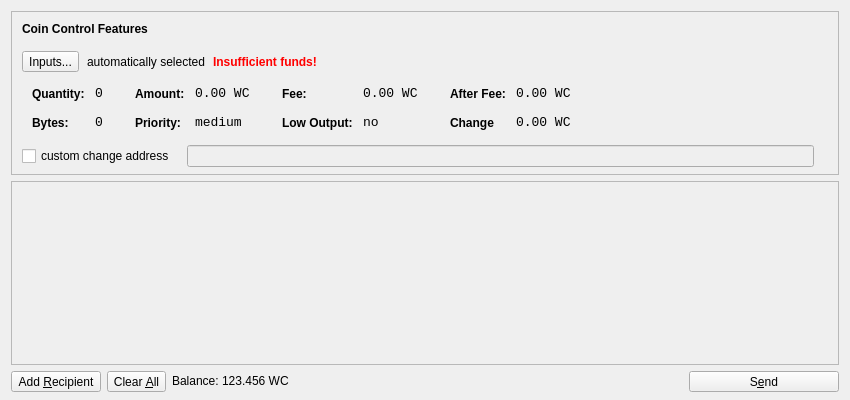
<?xml version="1.0" encoding="UTF-8"?>
<ui version="4.0">
 <class>SendCoinsDialog</class>
 <widget class="QDialog" name="SendCoinsDialog">
  <property name="geometry">
   <rect>
    <x>0</x>
    <y>0</y>
    <width>850</width>
    <height>400</height>
   </rect>
  </property>
  <property name="windowTitle">
   <string>Send Coins</string>
  </property>
  <layout class="QVBoxLayout" name="verticalLayout" stretch="0,1,0">
   <property name="bottomMargin">
    <number>8</number>
   </property>
   <item>
    <widget class="QFrame" name="frameCoinControl">
     <property name="sizePolicy">
      <sizepolicy hsizetype="Expanding" vsizetype="Expanding">
       <horstretch>0</horstretch>
       <verstretch>0</verstretch>
      </sizepolicy>
     </property>
     <property name="maximumSize">
      <size>
       <width>16777215</width>
       <height>16777215</height>
      </size>
     </property>
     <property name="frameShape">
      <enum>QFrame::StyledPanel</enum>
     </property>
     <property name="frameShadow">
      <enum>QFrame::Sunken</enum>
     </property>
     <layout class="QVBoxLayout" name="verticalLayoutCoinControl2">
      <property name="spacing">
       <number>6</number>
      </property>
      <property name="leftMargin">
       <number>0</number>
      </property>
      <property name="topMargin">
       <number>0</number>
      </property>
      <property name="rightMargin">
       <number>0</number>
      </property>
      <property name="bottomMargin">
       <number>6</number>
      </property>
      <item>
       <layout class="QVBoxLayout" name="verticalLayoutCoinControl" stretch="0,0,0,0,1">
        <property name="spacing">
         <number>0</number>
        </property>
        <property name="leftMargin">
         <number>10</number>
        </property>
        <property name="topMargin">
         <number>10</number>
        </property>
        <item>
         <layout class="QHBoxLayout" name="horizontalLayoutCoinControl1">
          <property name="bottomMargin">
           <number>15</number>
          </property>
          <item>
           <widget class="QLabel" name="labelCoinControlFeatures">
            <property name="sizePolicy">
             <sizepolicy hsizetype="Preferred" vsizetype="Maximum">
              <horstretch>0</horstretch>
              <verstretch>0</verstretch>
             </sizepolicy>
            </property>
            <property name="font">
             <font>
              <weight>75</weight>
              <bold>true</bold>
             </font>
            </property>
            <property name="styleSheet">
             <string notr="true">font-weight:bold;</string>
            </property>
            <property name="text">
             <string>Coin Control Features</string>
            </property>
           </widget>
          </item>
         </layout>
        </item>
        <item>
         <layout class="QHBoxLayout" name="horizontalLayoutCoinControl2" stretch="0,0,0,0">
          <property name="spacing">
           <number>8</number>
          </property>
          <property name="bottomMargin">
           <number>10</number>
          </property>
          <item>
           <widget class="QToolButton" name="toolButtonCoinControl">
            <property name="text">
             <string>Inputs...</string>
            </property>
            <property name="toolButtonStyle">
             <enum>Qt::ToolButtonTextOnly</enum>
            </property>
           </widget>
          </item>
          <item>
           <widget class="QLabel" name="labelCoinControlAutomaticallySelected">
            <property name="text">
             <string>automatically selected</string>
            </property>
            <property name="margin">
             <number>5</number>
            </property>
           </widget>
          </item>
          <item>
           <widget class="QLabel" name="labelCoinControlInsuffFunds">
            <property name="font">
             <font>
              <weight>75</weight>
              <bold>true</bold>
             </font>
            </property>
            <property name="styleSheet">
             <string notr="true">color:red;font-weight:bold;</string>
            </property>
            <property name="text">
             <string>Insufficient funds!</string>
            </property>
            <property name="margin">
             <number>5</number>
            </property>
           </widget>
          </item>
          <item>
           <spacer name="horizontalSpacerCoinControl">
            <property name="orientation">
             <enum>Qt::Horizontal</enum>
            </property>
            <property name="sizeHint" stdset="0">
             <size>
              <width>40</width>
              <height>1</height>
             </size>
            </property>
           </spacer>
          </item>
         </layout>
        </item>
        <item>
         <widget class="QWidget" name="widgetCoinControl" native="true">
          <property name="sizePolicy">
           <sizepolicy hsizetype="Preferred" vsizetype="Preferred">
            <horstretch>0</horstretch>
            <verstretch>0</verstretch>
           </sizepolicy>
          </property>
          <property name="minimumSize">
           <size>
            <width>0</width>
            <height>0</height>
           </size>
          </property>
          <property name="styleSheet">
           <string notr="true"/>
          </property>
          <layout class="QHBoxLayout" name="horizontalLayoutCoinControl5">
           <property name="leftMargin">
            <number>0</number>
           </property>
           <property name="topMargin">
            <number>0</number>
           </property>
           <property name="rightMargin">
            <number>0</number>
           </property>
           <property name="bottomMargin">
            <number>0</number>
           </property>
           <item>
            <layout class="QHBoxLayout" name="horizontalLayoutCoinControl3" stretch="0,0,0,1">
             <property name="spacing">
              <number>20</number>
             </property>
             <property name="topMargin">
              <number>0</number>
             </property>
             <property name="bottomMargin">
              <number>10</number>
             </property>
             <item>
              <layout class="QFormLayout" name="formLayoutCoinControl1">
               <property name="horizontalSpacing">
                <number>10</number>
               </property>
               <property name="verticalSpacing">
                <number>14</number>
               </property>
               <property name="leftMargin">
                <number>10</number>
               </property>
               <property name="topMargin">
                <number>4</number>
               </property>
               <property name="rightMargin">
                <number>6</number>
               </property>
               <item row="0" column="0">
                <widget class="QLabel" name="labelCoinControlQuantityText">
                 <property name="styleSheet">
                  <string notr="true">font-weight:bold;</string>
                 </property>
                 <property name="text">
                  <string>Quantity:</string>
                 </property>
                 <property name="margin">
                  <number>0</number>
                 </property>
                </widget>
               </item>
               <item row="0" column="1">
                <widget class="QLabel" name="labelCoinControlQuantity">
                 <property name="font">
                  <font>
                   <family>Monospace</family>
                   <pointsize>10</pointsize>
                  </font>
                 </property>
                 <property name="cursor">
                  <cursorShape>IBeamCursor</cursorShape>
                 </property>
                 <property name="contextMenuPolicy">
                  <enum>Qt::ActionsContextMenu</enum>
                 </property>
                 <property name="text">
                  <string>0</string>
                 </property>
                 <property name="margin">
                  <number>0</number>
                 </property>
                 <property name="textInteractionFlags">
                  <set>Qt::LinksAccessibleByMouse|Qt::TextSelectableByKeyboard|Qt::TextSelectableByMouse</set>
                 </property>
                </widget>
               </item>
               <item row="1" column="0">
                <widget class="QLabel" name="labelCoinControlBytesText">
                 <property name="styleSheet">
                  <string notr="true">font-weight:bold;</string>
                 </property>
                 <property name="text">
                  <string>Bytes:</string>
                 </property>
                </widget>
               </item>
               <item row="1" column="1">
                <widget class="QLabel" name="labelCoinControlBytes">
                 <property name="font">
                  <font>
                   <family>Monospace</family>
                   <pointsize>10</pointsize>
                  </font>
                 </property>
                 <property name="cursor">
                  <cursorShape>IBeamCursor</cursorShape>
                 </property>
                 <property name="contextMenuPolicy">
                  <enum>Qt::ActionsContextMenu</enum>
                 </property>
                 <property name="text">
                  <string>0</string>
                 </property>
                 <property name="textInteractionFlags">
                  <set>Qt::LinksAccessibleByMouse|Qt::TextSelectableByKeyboard|Qt::TextSelectableByMouse</set>
                 </property>
                </widget>
               </item>
              </layout>
             </item>
             <item>
              <layout class="QFormLayout" name="formLayoutCoinControl2">
               <property name="horizontalSpacing">
                <number>10</number>
               </property>
               <property name="verticalSpacing">
                <number>14</number>
               </property>
               <property name="leftMargin">
                <number>6</number>
               </property>
               <property name="topMargin">
                <number>4</number>
               </property>
               <property name="rightMargin">
                <number>6</number>
               </property>
               <item row="0" column="0">
                <widget class="QLabel" name="labelCoinControlAmountText">
                 <property name="styleSheet">
                  <string notr="true">font-weight:bold;</string>
                 </property>
                 <property name="text">
                  <string>Amount:</string>
                 </property>
                 <property name="margin">
                  <number>0</number>
                 </property>
                </widget>
               </item>
               <item row="0" column="1">
                <widget class="QLabel" name="labelCoinControlAmount">
                 <property name="font">
                  <font>
                   <family>Monospace</family>
                   <pointsize>10</pointsize>
                  </font>
                 </property>
                 <property name="cursor">
                  <cursorShape>IBeamCursor</cursorShape>
                 </property>
                 <property name="contextMenuPolicy">
                  <enum>Qt::ActionsContextMenu</enum>
                 </property>
                 <property name="text">
                  <string>0.00 WC</string>
                 </property>
                 <property name="textInteractionFlags">
                  <set>Qt::LinksAccessibleByMouse|Qt::TextSelectableByKeyboard|Qt::TextSelectableByMouse</set>
                 </property>
                </widget>
               </item>
               <item row="1" column="0">
                <widget class="QLabel" name="labelCoinControlPriorityText">
                 <property name="styleSheet">
                  <string notr="true">font-weight:bold;</string>
                 </property>
                 <property name="text">
                  <string>Priority:</string>
                 </property>
                </widget>
               </item>
               <item row="1" column="1">
                <widget class="QLabel" name="labelCoinControlPriority">
                 <property name="font">
                  <font>
                   <family>Monospace</family>
                   <pointsize>10</pointsize>
                  </font>
                 </property>
                 <property name="cursor">
                  <cursorShape>IBeamCursor</cursorShape>
                 </property>
                 <property name="contextMenuPolicy">
                  <enum>Qt::ActionsContextMenu</enum>
                 </property>
                 <property name="text">
                  <string>medium</string>
                 </property>
                 <property name="textInteractionFlags">
                  <set>Qt::LinksAccessibleByMouse|Qt::TextSelectableByKeyboard|Qt::TextSelectableByMouse</set>
                 </property>
                </widget>
               </item>
              </layout>
             </item>
             <item>
              <layout class="QFormLayout" name="formLayoutCoinControl3">
               <property name="horizontalSpacing">
                <number>10</number>
               </property>
               <property name="verticalSpacing">
                <number>14</number>
               </property>
               <property name="leftMargin">
                <number>6</number>
               </property>
               <property name="topMargin">
                <number>4</number>
               </property>
               <property name="rightMargin">
                <number>6</number>
               </property>
               <item row="0" column="0">
                <widget class="QLabel" name="labelCoinControlFeeText">
                 <property name="styleSheet">
                  <string notr="true">font-weight:bold;</string>
                 </property>
                 <property name="text">
                  <string>Fee:</string>
                 </property>
                 <property name="margin">
                  <number>0</number>
                 </property>
                </widget>
               </item>
               <item row="0" column="1">
                <widget class="QLabel" name="labelCoinControlFee">
                 <property name="font">
                  <font>
                   <family>Monospace</family>
                   <pointsize>10</pointsize>
                  </font>
                 </property>
                 <property name="cursor">
                  <cursorShape>IBeamCursor</cursorShape>
                 </property>
                 <property name="contextMenuPolicy">
                  <enum>Qt::ActionsContextMenu</enum>
                 </property>
                 <property name="text">
                  <string>0.00 WC</string>
                 </property>
                 <property name="textInteractionFlags">
                  <set>Qt::LinksAccessibleByMouse|Qt::TextSelectableByKeyboard|Qt::TextSelectableByMouse</set>
                 </property>
                </widget>
               </item>
               <item row="1" column="0">
                <widget class="QLabel" name="labelCoinControlLowOutputText">
                 <property name="styleSheet">
                  <string notr="true">font-weight:bold;</string>
                 </property>
                 <property name="text">
                  <string>Low Output:</string>
                 </property>
                </widget>
               </item>
               <item row="1" column="1">
                <widget class="QLabel" name="labelCoinControlLowOutput">
                 <property name="font">
                  <font>
                   <family>Monospace</family>
                   <pointsize>10</pointsize>
                  </font>
                 </property>
                 <property name="cursor">
                  <cursorShape>IBeamCursor</cursorShape>
                 </property>
                 <property name="contextMenuPolicy">
                  <enum>Qt::ActionsContextMenu</enum>
                 </property>
                 <property name="text">
                  <string>no</string>
                 </property>
                 <property name="textInteractionFlags">
                  <set>Qt::LinksAccessibleByMouse|Qt::TextSelectableByKeyboard|Qt::TextSelectableByMouse</set>
                 </property>
                </widget>
               </item>
              </layout>
             </item>
             <item>
              <layout class="QFormLayout" name="formLayoutCoinControl4">
               <property name="horizontalSpacing">
                <number>10</number>
               </property>
               <property name="verticalSpacing">
                <number>14</number>
               </property>
               <property name="leftMargin">
                <number>6</number>
               </property>
               <property name="topMargin">
                <number>4</number>
               </property>
               <property name="rightMargin">
                <number>6</number>
               </property>
               <item row="0" column="0">
                <widget class="QLabel" name="labelCoinControlAfterFeeText">
                 <property name="styleSheet">
                  <string notr="true">font-weight:bold;</string>
                 </property>
                 <property name="text">
                  <string>After Fee:</string>
                 </property>
                 <property name="margin">
                  <number>0</number>
                 </property>
                </widget>
               </item>
               <item row="0" column="1">
                <widget class="QLabel" name="labelCoinControlAfterFee">
                 <property name="font">
                  <font>
                   <family>Monospace</family>
                   <pointsize>10</pointsize>
                  </font>
                 </property>
                 <property name="cursor">
                  <cursorShape>IBeamCursor</cursorShape>
                 </property>
                 <property name="contextMenuPolicy">
                  <enum>Qt::ActionsContextMenu</enum>
                 </property>
                 <property name="text">
                  <string>0.00 WC</string>
                 </property>
                 <property name="textInteractionFlags">
                  <set>Qt::LinksAccessibleByMouse|Qt::TextSelectableByKeyboard|Qt::TextSelectableByMouse</set>
                 </property>
                </widget>
               </item>
               <item row="1" column="0">
                <widget class="QLabel" name="labelCoinControlChangeText">
                 <property name="styleSheet">
                  <string notr="true">font-weight:bold;</string>
                 </property>
                 <property name="text">
                  <string>Change</string>
                 </property>
                </widget>
               </item>
               <item row="1" column="1">
                <widget class="QLabel" name="labelCoinControlChange">
                 <property name="font">
                  <font>
                   <family>Monospace</family>
                   <pointsize>10</pointsize>
                  </font>
                 </property>
                 <property name="cursor">
                  <cursorShape>IBeamCursor</cursorShape>
                 </property>
                 <property name="contextMenuPolicy">
                  <enum>Qt::ActionsContextMenu</enum>
                 </property>
                 <property name="text">
                  <string>0.00 WC</string>
                 </property>
                 <property name="textInteractionFlags">
                  <set>Qt::LinksAccessibleByMouse|Qt::TextSelectableByKeyboard|Qt::TextSelectableByMouse</set>
                 </property>
                </widget>
               </item>
              </layout>
             </item>
            </layout>
           </item>
          </layout>
         </widget>
        </item>
        <item>
         <layout class="QHBoxLayout" name="horizontalLayoutCoinControl4" stretch="0,0,0">
          <property name="spacing">
           <number>12</number>
          </property>
          <property name="sizeConstraint">
           <enum>QLayout::SetDefaultConstraint</enum>
          </property>
          <property name="topMargin">
           <number>5</number>
          </property>
          <property name="rightMargin">
           <number>5</number>
          </property>
          <item>
           <widget class="QCheckBox" name="checkBoxCoinControlChange">
            <property name="text">
             <string>custom change address</string>
            </property>
           </widget>
          </item>
          <item>
           <widget class="QLineEdit" name="lineEditCoinControlChange">
            <property name="enabled">
             <bool>false</bool>
            </property>
            <property name="sizePolicy">
             <sizepolicy hsizetype="Expanding" vsizetype="Fixed">
              <horstretch>0</horstretch>
              <verstretch>0</verstretch>
             </sizepolicy>
            </property>
           </widget>
          </item>
          <item>
           <widget class="QLabel" name="labelCoinControlChangeLabel">
            <property name="sizePolicy">
             <sizepolicy hsizetype="Preferred" vsizetype="Expanding">
              <horstretch>0</horstretch>
              <verstretch>0</verstretch>
             </sizepolicy>
            </property>
            <property name="minimumSize">
             <size>
              <width>0</width>
              <height>0</height>
             </size>
            </property>
            <property name="text">
             <string/>
            </property>
            <property name="margin">
             <number>3</number>
            </property>
           </widget>
          </item>
         </layout>
        </item>
        <item>
         <spacer name="verticalSpacerCoinControl">
          <property name="orientation">
           <enum>Qt::Vertical</enum>
          </property>
          <property name="sizeHint" stdset="0">
           <size>
            <width>800</width>
            <height>1</height>
           </size>
          </property>
         </spacer>
        </item>
       </layout>
      </item>
     </layout>
    </widget>
   </item>
   <item>
    <widget class="QScrollArea" name="scrollArea">
     <property name="frameShadow">
      <enum>QFrame::Sunken</enum>
     </property>
     <property name="widgetResizable">
      <bool>true</bool>
     </property>
     <widget class="QWidget" name="scrollAreaWidgetContents">
      <property name="geometry">
       <rect>
        <x>0</x>
        <y>0</y>
        <width>830</width>
        <height>154</height>
       </rect>
      </property>
      <property name="styleSheet">
       <string notr="true"/>
      </property>
      <layout class="QVBoxLayout" name="verticalLayout_2">
       <property name="leftMargin">
        <number>0</number>
       </property>
       <property name="topMargin">
        <number>0</number>
       </property>
       <property name="rightMargin">
        <number>0</number>
       </property>
       <property name="bottomMargin">
        <number>0</number>
       </property>
       <item>
        <layout class="QVBoxLayout" name="entries">
         <property name="spacing">
          <number>6</number>
         </property>
        </layout>
       </item>
       <item>
        <spacer name="verticalSpacer">
         <property name="orientation">
          <enum>Qt::Vertical</enum>
         </property>
         <property name="sizeHint" stdset="0">
          <size>
           <width>20</width>
           <height>40</height>
          </size>
         </property>
        </spacer>
       </item>
      </layout>
     </widget>
    </widget>
   </item>
   <item>
    <layout class="QHBoxLayout" name="horizontalLayout">
     <item>
      <widget class="QToolButton" name="addButton">
       <property name="text">
        <string>Add &amp;Recipient</string>
       </property>
       <property name="toolButtonStyle">
        <enum>Qt::ToolButtonTextBesideIcon</enum>
       </property>
      </widget>
     </item>
     <item>
      <widget class="QToolButton" name="clearButton">
       <property name="text">
        <string>Clear &amp;All</string>
       </property>
      </widget>
     </item>
     <item>
      <layout class="QHBoxLayout" name="horizontalLayout_2">
       <property name="spacing">
        <number>3</number>
       </property>
       <item>
        <widget class="QLabel" name="label">
         <property name="sizePolicy">
          <sizepolicy hsizetype="Preferred" vsizetype="Fixed">
           <horstretch>0</horstretch>
           <verstretch>0</verstretch>
          </sizepolicy>
         </property>
         <property name="text">
          <string>Balance:</string>
         </property>
        </widget>
       </item>
       <item>
        <widget class="QLabel" name="labelBalance">
         <property name="sizePolicy">
          <sizepolicy hsizetype="Preferred" vsizetype="Fixed">
           <horstretch>0</horstretch>
           <verstretch>0</verstretch>
          </sizepolicy>
         </property>
         <property name="cursor">
          <cursorShape>IBeamCursor</cursorShape>
         </property>
         <property name="text">
          <string>123.456 WC</string>
         </property>
         <property name="textInteractionFlags">
          <set>Qt::LinksAccessibleByMouse|Qt::TextSelectableByKeyboard|Qt::TextSelectableByMouse</set>
         </property>
        </widget>
       </item>
      </layout>
     </item>
     <item>
      <spacer name="horizontalSpacer">
       <property name="orientation">
        <enum>Qt::Horizontal</enum>
       </property>
       <property name="sizeHint" stdset="0">
        <size>
         <width>40</width>
         <height>20</height>
        </size>
       </property>
      </spacer>
     </item>
     <item>
      <widget class="QToolButton" name="sendButton">
       <property name="minimumSize">
        <size>
         <width>150</width>
         <height>0</height>
        </size>
       </property>
       <property name="toolTip">
        <string>Confirm the send action</string>
       </property>
       <property name="text">
        <string>S&amp;end</string>
       </property>
       <property name="icon">
        <iconset resource="../../../../../coins/LEOcoin/src/qt/bitcoin.qrc">
         <normaloff>:/icons/send</normaloff>:/icons/send</iconset>
       </property>
       <property name="toolButtonStyle">
        <enum>Qt::ToolButtonTextBesideIcon</enum>
       </property>
      </widget>
     </item>
    </layout>
   </item>
  </layout>
 </widget>
 <resources/>
 <connections/>
</ui>
